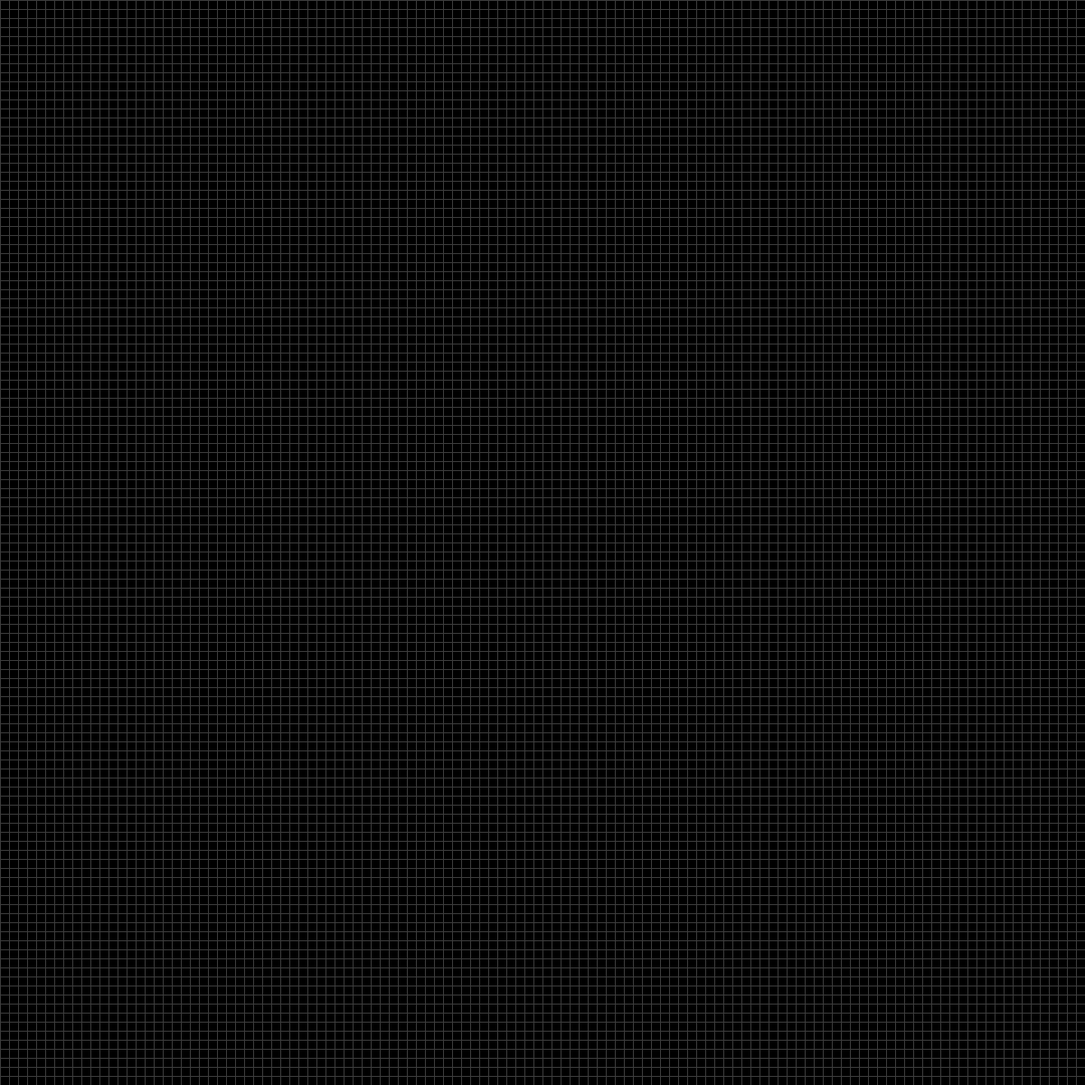
Frame 1 (no input)
Frame 60 (the mouse pressed at the canvas centre just before this capture): identical to frame 1, image omitted
Frame 120 (the mouse held since frame 60 and released just before this capture): identical to frame 1, image omitted

The Processing sketch that drew this single still picture (run headless with seeded random() and noise(); from frame 60 on, the mouse is pressed at the canvas centre):

// Processing sketch: El_juego_de_la_vida
// ── El_juego_de_la_vida.pde
int cell = 10;
int [][] actual;
int [][] futuro;
int vecino;
int vel = 100;
boolean pausa = true;
void setup(){
  size(1200,1200);
  stroke(60);
  actual = new int[height/cell][width/cell];
  futuro = new int[height/cell][width/cell];
  for(int i = 0; i < height/cell; i++){
    for(int j = 0; j < width/cell; j++){
      actual[i][j] = 0;
      futuro[i][j] = 0;
    }
  }
}
void draw(){
  background(0);
  for(int i = 0; i < height/cell; i++){
    for(int j = 0; j < width/cell; j++){
      if(actual[i][j] == 1){
        fill(0, 255, 0);
      }
      else{
        fill(0);
      }
      rect(cell*i,cell*j,cell,cell);
    }
  }
  if(!pausa){
    delay(vel);
    evolucion();
  }
}
void keyPressed(){
  if(key == ' '){
    pausa = !pausa;
  }
  if(key == '-'){
    vel += 1;
  }
  if(key == '+' && vel > 0){
    vel -= 1; 
  }
  if(key == '1'){
    for(int i = 0; i < height/cell; i++){
      for(int j = 0; j < width/cell; j++){
        actual[i][j] = 0;
      }
    }
    actual[1][26] = 1;
    actual[2][26] = 1;
    actual[2][24] = 1;
    actual[3][14] = 1;
    actual[3][15] = 1;
    actual[3][22] = 1;
    actual[3][23] = 1;
    actual[3][36] = 1;
    actual[3][37] = 1;
    actual[4][13] = 1;
    actual[4][17] = 1;
    actual[4][22] = 1;
    actual[4][23] = 1;
    actual[4][36] = 1;
    actual[4][37] = 1;
    actual[5][3] = 1;
    actual[5][2] = 1;
    actual[5][12] = 1;
    actual[5][18] = 1;
    actual[5][23] = 1;
    actual[5][22] = 1;
    actual[6][3] = 1;
    actual[6][2] = 1;
    actual[6][12] = 1;
    actual[6][16] = 1;
    actual[6][18] = 1;
    actual[6][19] = 1;
    actual[6][24] = 1;
    actual[6][26] = 1;
    actual[7][12] = 1;
    actual[7][18] = 1;
    actual[7][26] = 1;
    actual[8][13] = 1;
    actual[8][17] = 1;
    actual[8][13] = 1;
    actual[9][14] = 1;
    actual[9][15] = 1;
  }
  if(key == '2'){
    for(int i = 0; i < height/cell; i++){
      for(int j = 0; j < width/cell; j++){
        actual[i][j] = 0;
      }
    }
    actual[1][10]=1;
    actual[1][11]=1;
    actual[1][12]=1;
    actual[1][16]=1;
    actual[1][17]=1;
    actual[1][18]=1;
    actual[6][10]=1;
    actual[6][11]=1;
    actual[6][12]=1;
    actual[6][16]=1;
    actual[6][17]=1;
    actual[6][18]=1;
    actual[8][10]=1;
    actual[8][11]=1;
    actual[8][12]=1;
    actual[8][16]=1;
    actual[8][17]=1;
    actual[8][18]=1;
    actual[13][10]=1;
    actual[13][11]=1;
    actual[13][12]=1;
    actual[13][16]=1;
    actual[13][17]=1;
    actual[13][18]=1;
    actual[3][8]=1;
    actual[4][8]=1;
    actual[5][8]=1;
    actual[10][8]=1;
    actual[9][8]=1;
    actual[11][8]=1;
    actual[3][13]=1;
    actual[4][13]=1;
    actual[5][13]=1;
    actual[10][13]=1;
    actual[9][13]=1;
    actual[11][13]=1;
    actual[3][15]=1;
    actual[4][15]=1;
    actual[5][15]=1;
    actual[10][15]=1;
    actual[9][15]=1;
    actual[11][15]=1;
    actual[3][20]=1;
    actual[4][20]=1;
    actual[5][20]=1;
    actual[10][20]=1;
    actual[9][20]=1;
    actual[11][20]=1;
    actual[30][10]=1;
    actual[30][12]=1;
    actual[30][11]=1;
    actual[30][13]=1;
    actual[30][14]=1;
    actual[30][15]=1;
    actual[30][16]=1;
    actual[30][17]=1;
    actual[32][10]=1;
    actual[32][12]=1;
    actual[32][11]=1;
    actual[32][13]=1;
    actual[32][14]=1;
    actual[32][15]=1;
    actual[32][16]=1;
    actual[32][17]=1;
    actual[31][10]=1;
    actual[31][12]=1;
    actual[31][13]=1;
    actual[31][14]=1;
    actual[31][15]=1;
    actual[31][17]=1;
  }
  if(key == '3'){
    for(int i = 0; i < height/cell; i++){
      for(int j = 0; j < width/cell; j++){
        actual[i][j] = 0;
      }
    }
    actual[5][1]=1;
    actual[3][2]=1;
    actual[7][2]=1;
    actual[8][3]=1;
    actual[3][4]=1;
    actual[8][4]=1;
    actual[4][5]=1;
    actual[5][5]=1;
    actual[6][5]=1;
    actual[7][5]=1;
    actual[8][5]=1;
    actual[2][15]=1;
    actual[3][15]=1;
    actual[4][15]=1;
    actual[5][15]=1;
    actual[6][15]=1;
    actual[7][15]=1;
    actual[1][16]=1;
    actual[7][16]=1;
    actual[7][17]=1;
    actual[1][18]=1;
    actual[6][18]=1;
    actual[3][19]=1;
    actual[4][19]=1;
    actual[2][22]=1;
    actual[3][22]=1;
    actual[4][22]=1;
    actual[5][22]=1;
    actual[1][23]=1;
    actual[5][23]=1;
    actual[5][24]=1;
    actual[1][25]=1;
    actual[4][25]=1;
    
  }
  if(key == 'c'){
    for(int i = 0; i < height/cell; i++){
      for(int j = 0; j < width/cell; j++){
        actual[i][j] = 0;
      }
    }
  }
  if(key == 'a'){
    background(0);
    for(int i = 0; i < height/cell; i++){
      for(int j = 0; j < width/cell; j++){
        int num = (int)(Math.random()*10);
        if(num >= 5){
          actual[i][j] = 1;
        }
        else{
          actual[i][j] = 0;
        }
        if(actual[i][j] == 1){
          fill(0, 255, 0);
        }
        else{
          fill(0);
        }
        rect(cell*i,cell*j,cell,cell);
      }
    } 
  }
}
void evolucion(){
      for(int i = 0; i < height/cell; i++){
        for(int j = 0; j < width/cell; j++){
          vecino = 0;
            for(int s = -1; s < 2; s++){             
              for(int k = -1; k < 2; k++){
                if(i + s >= 0 && i + s < height/cell && j + k >= 0 && k + j < width/cell && (k != 0 || s != 0) ){
                  if(actual[i+s][k+j] == 1){
                    vecino += 1;
                  }
                }
              }
            }
            if(vecino > 3 || vecino < 2){
              futuro[i][j] = 0;
            }
            else{
              if(vecino == 3 && actual[i][j] == 0){
                futuro[i][j] = 1;
              } 
              else{
                futuro[i][j] = actual[i][j];
              }
           }
        }
      }
   for(int i = 0; i < height/cell; i++){
      for(int j = 0; j < width/cell; j++){
        actual [i][j] = futuro[i][j];
      }
   }
}
void mousePressed(){
  if(mouseButton == RIGHT && pausa){
    int i = int(mouseX/cell);
    int j = int(mouseY/cell);
    actual[i][j] = 1 - actual[i][j];
  }
}
